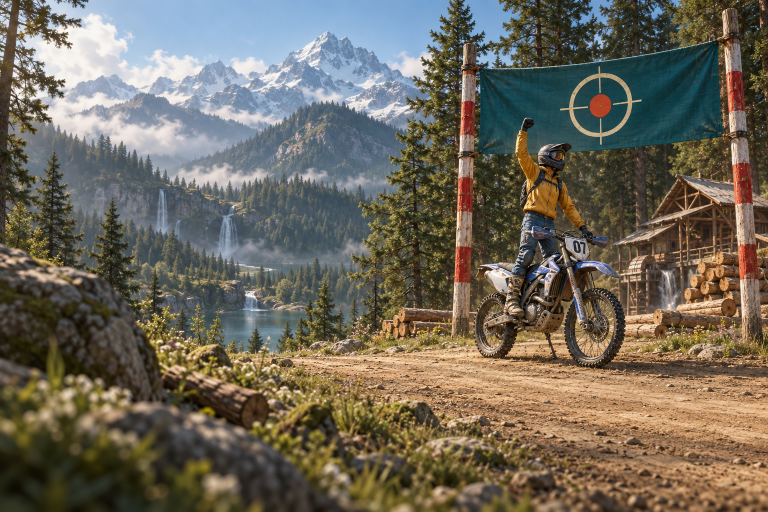
#> input picture assets/brand/gen/R-alpine.png, 1536 x 1024 px, given in place of I1.png, which was not available (shown at 1/2 size)
$ python build_assets.py
#> lines starting #> are read from the running program, lines starting #| are printed output that depends on the picture; pictures that were not available may be replaced by others from this repository, and a replacement may not be noted
#!/usr/bin/env python3
"""ROCKHOP raster kit (store release Phase 1 R2/R3, Brand/UI owner): icons, splash, key art, medals, OG + feature art.

    pnpm exec tsx assets/brand/tools/export.mts      # first: the wordmark / medal SVG masters from src/ui/brand.ts
    python3 assets/brand/tools/build_assets.py        # needs Pillow + numpy, rsvg-convert, cwebp

Sources (assets/brand/gen/, Codex image_gen runs from assets/brand/briefs/, recipe gen.sh):
  I1 (assets/design/store-release/round2/I1.png)  the app icon, taken as final (D23)
  IBG / IFG                                        its background (teal field, contours, sun) and foreground
                                                   (rider + triangle on chroma green) for the Android adaptive icon
  K-harbour / K-quarry                             home-screen key art plates, no UI (M1 / A-menu redrawn)
  R-<zone>                                         finish-line plates (credits, share art)
  MED                                              the four mountain medals on white (2 x 2)
  OG                                               the F1 feature art without its wordmark

Writes:
  assets/brand/icon-1024.png (RGB, no alpha), play-icon-512.png, adaptive-foreground.png / adaptive-background.png
  (1024, the foreground inside the 66 % safe circle), feature-graphic.png (1024 x 500), wordmark.png (export.mts)
  public/art/icons/*          PWA icons, apple-touch, favicons (SVG + PNG), maskable
  public/art/splash/*.png     the 28 iOS launch images (teal contour field + cream wordmark)
  public/art/og.jpg           1200 x 630 link card
  public/art/menu/keyart-{harbour,quarry}-{1920,960}.webp, results-{coast,alpine,quarry,snowline}.webp,
  medal-{bronze,silver,gold,obsidian}{,-512}.png
and folds the menu art into assets/art/manifest.json (then `node assets/art/runtime-manifest.mjs` for the runtime copy).
"""
import hashlib
import json
import os
import subprocess
import tempfile

import numpy as np
from PIL import Image, ImageDraw, ImageFilter

REPO = os.path.abspath(os.path.join(os.path.dirname(__file__), '..', '..', '..'))
BRAND = os.path.join(REPO, 'assets', 'brand')
GEN = os.path.join(BRAND, 'gen')
PUB = os.path.join(REPO, 'public', 'art')
TEAL = (15, 92, 99)
CREAM = (239, 227, 200)
VERMILION = (228, 87, 46)
INK = (29, 35, 38)

# iOS launch images: device pixel sizes, portrait (landscape = swapped). Keep in step with index.html.
SPLASH = [(750, 1334), (828, 1792), (1125, 2436), (1170, 2532), (1179, 2556), (1206, 2622), (1242, 2688), (1284, 2778),
          (1290, 2796), (1320, 2868), (1536, 2048), (1620, 2160), (1668, 2388), (2048, 2732)]


def g(name: str) -> str:
    return os.path.join(GEN, name)


def have(name: str) -> bool:
    return os.path.exists(g(name))


# [7 lines left out: function rsvg, not called in this run]


def wordmark(width: int, color: str = 'cream') -> Image.Image:
    return rsvg(os.path.join(BRAND, 'rockhop-wordmark.svg' if color == 'teal' else f'rockhop-wordmark-{color}.svg'), width)


def save_png(im: Image.Image, path: str, alpha: bool = True) -> None:
    os.makedirs(os.path.dirname(path), exist_ok=True)
    (im if alpha else im.convert('RGB')).save(path, optimize=True)
    if os.sep + 'public' + os.sep in path:
        shrink(path)


def shrink(path: str) -> None:
    """Shipped PNGs only (the assets/brand masters stay lossless): palette-quantise, then a lossless re-pack."""
    subprocess.run(['pngquant', '--force', '--skip-if-larger', '--quality', '72-95', '--speed', '1', '--ext', '.png', path], check=False)
    subprocess.run(['oxipng', '-q', '-o', '3', '--strip', 'safe', path], check=False)


# [22 lines left out: functions save_webp, chroma_key, not called in this run]


def icons() -> None:
    master = Image.open(os.path.join(REPO, 'assets/design/store-release/round2/I1.png')).convert('RGB').resize((1024, 1024), Image.LANCZOS)
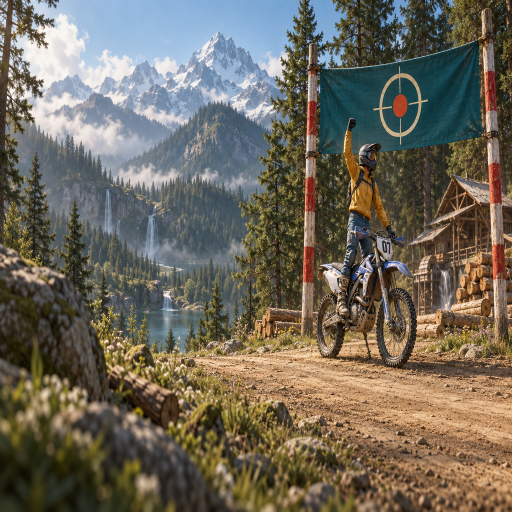
#> master: PIL image 1024x1024 RGB (shown at 1/2 size); mean R, G, B 110.7, 104.2, 90.8
    save_png(master, os.path.join(BRAND, 'icon-1024.png'), alpha=False)
    save_png(master, os.path.join(PUB, 'icons', 'icon-1024.png'), alpha=False)
    for size, name in [(512, 'icon-512.png'), (192, 'icon-192.png'), (180, 'apple-touch-icon.png'), (167, 'apple-touch-icon-167.png'),
                       (152, 'apple-touch-icon-152.png'), (32, 'favicon-32.png'), (16, 'favicon-16.png')]:
        save_png(master.resize((size, size), Image.LANCZOS), os.path.join(PUB, 'icons', name), alpha=False)
#> this loop made 3 passes
#> pass 1, in save_png (call 3), `(im if alpha else im.convert('RGB')).save(path, optimize=True)`:
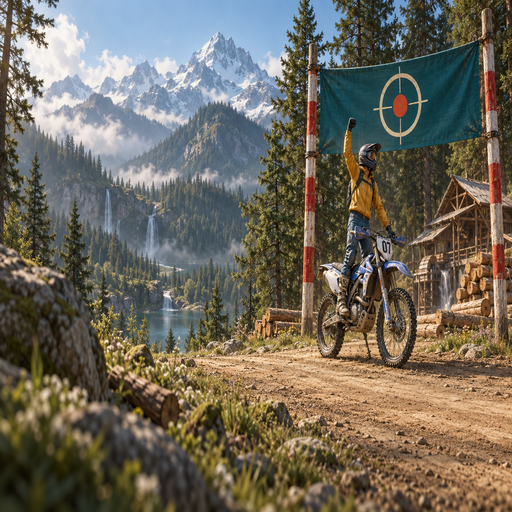
#> saved as icon-512.png: PIL image 512x512 RGB; mean R, G, B 110.7, 104.2, 90.8
#> pass 2, in save_png (call 4), `(im if alpha else im.convert('RGB')).save(path, optimize=True)`:
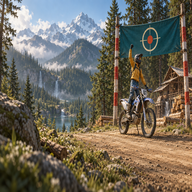
#> saved as icon-192.png: PIL image 192x192 RGB; mean R, G, B 110.7, 104.2, 90.8
    save_png(master.resize((512, 512), Image.LANCZOS), os.path.join(BRAND, 'play-icon-512.png'), alpha=False)

    # Adaptive / maskable: the background layer full bleed, the foreground scaled into the safe circle.
    bg = Image.open(g('IBG.png')).convert('RGB').resize((1024, 1024), Image.LANCZOS) if have('IBG.png') else Image.new('RGB', (1024, 1024), TEAL)
    fg = chroma_key(Image.open(g('IFG.png')).resize((1024, 1024), Image.LANCZOS)) if have('IFG.png') else master.convert('RGBA')
    box = fg.getchannel('A').point(lambda v: 255 if v > 24 else 0).getbbox() or (0, 0, 1024, 1024)
    art = fg.crop(box)

    # [8 lines left out: function placed, not called in this run]

    fg_safe = placed(0.64)  # Android adaptive: 66 of 108 dp is the guaranteed-visible circle
    save_png(fg_safe, os.path.join(BRAND, 'adaptive-foreground.png'))
    save_png(bg, os.path.join(BRAND, 'adaptive-background.png'), alpha=False)
    mask = bg.convert('RGBA')
    mask.alpha_composite(placed(0.78))  # maskable PWA icon: the 80 % safe zone
    for size in (512, 192):
        save_png(mask.convert('RGB').resize((size, size), Image.LANCZOS), os.path.join(PUB, 'icons', f'icon-maskable-{size}.png'), alpha=False)
    emblem = master.resize((512, 512), Image.LANCZOS)
    save_png(emblem, os.path.join(PUB, 'icons', 'emblem-512.png'), alpha=False)
    # Vector favicon: the teal tile, the survey triangle, the sun. Crisp at 16 px where the illustration is mush.
    with open(os.path.join(PUB, 'icons', 'favicon.svg'), 'w') as fh:
        fh.write('<svg xmlns="http://www.w3.org/2000/svg" viewBox="0 0 64 64"><rect width="64" height="64" rx="14" fill="#0F5C63"/>'
                 '<circle cx="47" cy="17" r="7" fill="#EFE3C8"/><path d="M32 16L55 54H9z" fill="#E4572E"/><path d="M32 29.5L45 50H19z" fill="#EFE3C8"/></svg>\n')


# --- splash ------------------------------------------------------------------------------------------------------

CONTOUR_TILE = None


# [115 lines left out: functions contour_field, splash, plates, medals, cover, banner, not called in this run]


def og() -> None:
    banner(1200, 630).save(os.path.join(PUB, 'og.jpg'), quality=86, optimize=True, progressive=True)
    banner(1024, 500).save(os.path.join(BRAND, 'feature-graphic.png'), optimize=True)


# --- manifest ------------------------------------------------------------------------------------------------------

# [13 lines left out: function fold_manifest, not called in this run]


if __name__ == '__main__':
#> (the run stopped early here; a loop or call above may not have finished)
